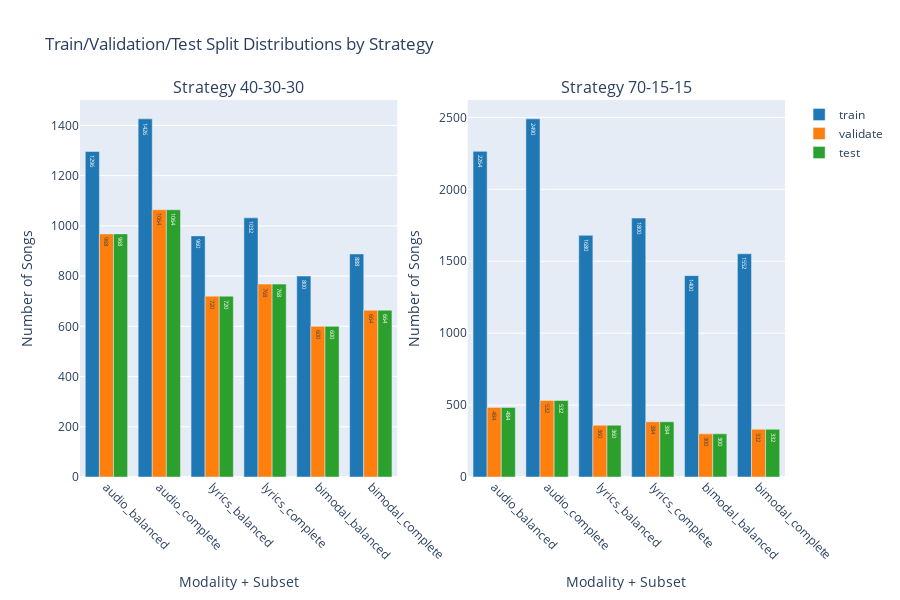

Notebook cell for this chart:
### Markdown cell above
## 4. Train/Validation/Test Split Analysis

Let's examine the train/validation/test splits for different modalities and splitting strategies.

### Code cell
# Analyze split distributions for each modality and strategy
print("📊 Train/Validation/Test Split Analysis")
print("=" * 50)

split_cols = [col for col in complete_df.columns if col.startswith('split_') and col != 'split']
print(f"Found {len(split_cols)} split columns")

# Examine the actual values in split columns
print(f"\n🔍 Examining split column contents:")
for col in split_cols[:6]:  # Look at first 6 split columns
    unique_values = complete_df[col].dropna().unique()
    count = complete_df[col].notna().sum()
    print(f"  {col}: {count:,} non-null values")
    print(f"    Unique values: {sorted(unique_values)}")
    if len(unique_values) > 0:
        value_counts = complete_df[col].value_counts()
        print(f"    Distribution: {dict(value_counts)}")
    print()

# Group split columns by strategy
strategies = {}
for col in split_cols:
    if '70_15_15' in col:
        strategy = '70_15_15'
    elif '40_30_30' in col:
        strategy = '40_30_30'
    else:
        continue
    
    if strategy not in strategies:
        strategies[strategy] = []
    strategies[strategy].append(col)

print(f"📈 Split strategies found: {list(strategies.keys())}")

# Analyze each strategy
for strategy, cols in strategies.items():
    print(f"\n🎯 {strategy} Strategy Analysis:")
    print(f"  Columns: {len(cols)}")
    
    # Combine all splits for this strategy
    all_splits = pd.Series(dtype='object')
    for col in cols:
        splits = complete_df[col].dropna()
        if len(splits) > 0:
            print(f"    {col}: {len(splits):,} assignments")
            split_dist = splits.value_counts()
            print(f"      Distribution: {dict(split_dist)}")
            all_splits = pd.concat([all_splits, splits])
    
    if len(all_splits) > 0:
        print(f"  📊 Combined {strategy} distribution:")
        combined_dist = all_splits.value_counts()
        for split_val, count in combined_dist.items():
            percentage = (count / len(all_splits)) * 100
            print(f"    {split_val}: {count:,} ({percentage:.1f}%)")

# Create visualization for split distributions
fig = make_subplots(
    rows=1, cols=len(strategies),
    subplot_titles=[f"Strategy {s.replace('_', '-')}" for s in strategies.keys()],
    specs=[[{"type": "bar"} for _ in strategies]]
)

colors = {'train': '#1f77b4', 'validate': '#ff7f0e', 'test': '#2ca02c'}

col_idx = 1
for strategy, cols in strategies.items():
    # Collect data for this strategy
    strategy_data = {}
    
    for col in cols:
        splits = complete_df[col].dropna()
        modality = col.split('_')[-1]  # Last part is modality
        subset = col.split('_')[-2]    # Second to last is subset type
        
        for split_val, count in splits.value_counts().items():
            key = f"{modality}_{subset}"
            if key not in strategy_data:
                strategy_data[key] = {}
            strategy_data[key][split_val] = count
    
    # Add bars for each modality/subset combination
    x_labels = list(strategy_data.keys())
    for split_val in ['train', 'validate', 'test']:
        y_values = [strategy_data[key].get(split_val, 0) for key in x_labels]
        
        fig.add_trace(
            go.Bar(
                x=x_labels,
                y=y_values,
                name=split_val,
                marker_color=colors.get(split_val, '#cccccc'),
                showlegend=(col_idx == 1),  # Only show legend for first subplot
                text=[str(v) if v > 0 else '' for v in y_values],
                textposition='auto'
            ),
            row=1, col=col_idx
        )
    
    col_idx += 1

fig.update_layout(
    title_text="Train/Validation/Test Split Distributions by Strategy",
    height=600,
    barmode='group'
)

for i in range(1, len(strategies) + 1):
    fig.update_xaxes(title_text="Modality + Subset", row=1, col=i, tickangle=45)
    fig.update_yaxes(title_text="Number of Songs", row=1, col=i)

fig.show()

print(f"\n✅ Split analysis completed.")
print(f"Note: Songs may appear in multiple modality-specific splits.")

### Figure 1 — Plotly figure (JSON) as saved in the notebook; plotly's stock layout.template omitted (floating-point values rounded to 4 significant figures)
{"data": [{"marker": {"color": "#1f77b4"}, "name": "train", "showlegend": true, "text": ["1296", "1426", "960", "1032", "800", "888"], "textposition": "auto", "type": "bar", "x": ["audio_balanced", "audio_complete", "lyrics_balanced", "lyrics_complete", "bimodal_balanced", "bimodal_complete"], "xaxis": "x", "y": [1296, 1426, 960, 1032, 800, 888], "yaxis": "y"}, {"marker": {"color": "#ff7f0e"}, "name": "validate", "showlegend": true, "text": ["968", "1064", "720", "768", "600", "664"], "textposition": "auto", "type": "bar", "x": ["audio_balanced", "audio_complete", "lyrics_balanced", "lyrics_complete", "bimodal_balanced", "bimodal_complete"], "xaxis": "x", "y": [968, 1064, 720, 768, 600, 664], "yaxis": "y"}, {"marker": {"color": "#2ca02c"}, "name": "test", "showlegend": true, "text": ["968", "1064", "720", "768", "600", "664"], "textposition": "auto", "type": "bar", "x": ["audio_balanced", "audio_complete", "lyrics_balanced", "lyrics_complete", "bimodal_balanced", "bimodal_complete"], "xaxis": "x", "y": [968, 1064, 720, 768, 600, 664], "yaxis": "y"}, {"marker": {"color": "#1f77b4"}, "name": "train", "showlegend": false, "text": ["2264", "2490", "1680", "1800", "1400", "1552"], "textposition": "auto", "type": "bar", "x": ["audio_balanced", "audio_complete", "lyrics_balanced", "lyrics_complete", "bimodal_balanced", "bimodal_complete"], "xaxis": "x2", "y": [2264, 2490, 1680, 1800, 1400, 1552], "yaxis": "y2"}, {"marker": {"color": "#ff7f0e"}, "name": "validate", "showlegend": false, "text": ["484", "532", "360", "384", "300", "332"], "textposition": "auto", "type": "bar", "x": ["audio_balanced", "audio_complete", "lyrics_balanced", "lyrics_complete", "bimodal_balanced", "bimodal_complete"], "xaxis": "x2", "y": [484, 532, 360, 384, 300, 332], "yaxis": "y2"}, {"marker": {"color": "#2ca02c"}, "name": "test", "showlegend": false, "text": ["484", "532", "360", "384", "300", "332"], "textposition": "auto", "type": "bar", "x": ["audio_balanced", "audio_complete", "lyrics_balanced", "lyrics_complete", "bimodal_balanced", "bimodal_complete"], "xaxis": "x2", "y": [484, 532, 360, 384, 300, 332], "yaxis": "y2"}], "layout": {"annotations": [{"font": {"size": 16}, "showarrow": false, "text": "Strategy 40-30-30", "x": 0.225, "xanchor": "center", "xref": "paper", "y": 1, "yanchor": "bottom", "yref": "paper"}, {"font": {"size": 16}, "showarrow": false, "text": "Strategy 70-15-15", "x": 0.775, "xanchor": "center", "xref": "paper", "y": 1, "yanchor": "bottom", "yref": "paper"}], "barmode": "group", "height": 600, "title": {"text": "Train/Validation/Test Split Distributions by Strategy"}, "xaxis": {"anchor": "y", "domain": [0, 0.45], "tickangle": 45, "title": {"text": "Modality + Subset"}}, "xaxis2": {"anchor": "y2", "domain": [0.55, 1], "tickangle": 45, "title": {"text": "Modality + Subset"}}, "yaxis": {"anchor": "x", "domain": [0, 1], "title": {"text": "Number of Songs"}}, "yaxis2": {"anchor": "x2", "domain": [0, 1], "title": {"text": "Number of Songs"}}}}
